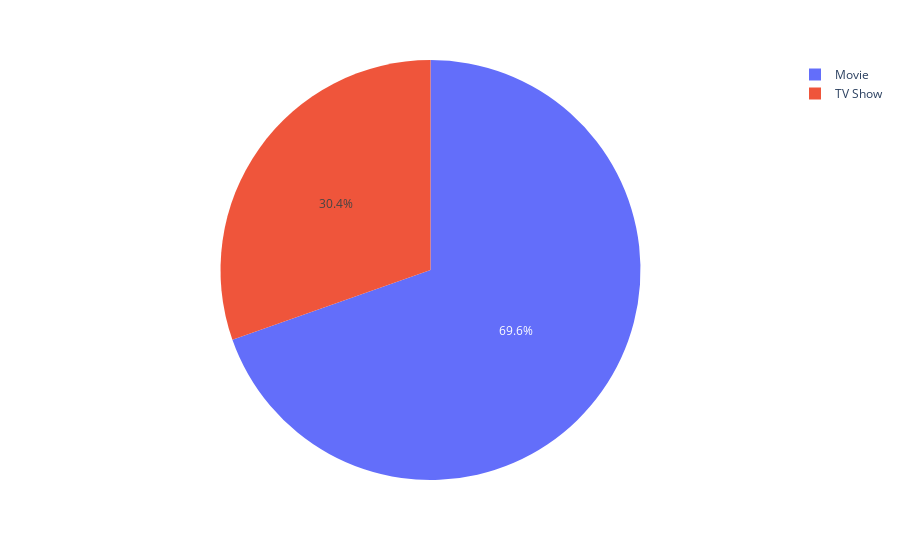

Here is the notebook cell this chart was saved with:
### Code cell
px.pie(df_agg, names='type', values='show_id')

### Figure 1 — Plotly figure (JSON) as saved in the notebook; plotly's stock layout.template omitted (floating-point values rounded to 4 significant figures)
{"data": [{"domain": {"x": [0, 1], "y": [0, 1]}, "hovertemplate": "type=%{label}<br>show_id=%{value}<extra></extra>", "labels": ["Movie", "TV Show"], "legendgroup": "", "name": "", "showlegend": true, "type": "pie", "values": [6131, 2676]}], "layout": {"legend": {"tracegroupgap": 0}, "margin": {"t": 60}}}
